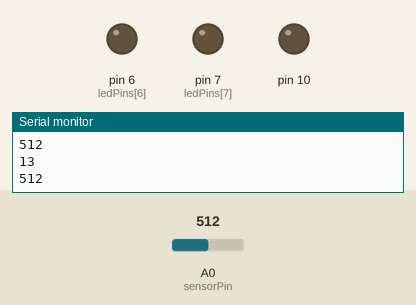
Bench run of a sketch on a simulated Arduino Uno, built with avr-gcc and run on an emulated ATmega328P. Shown: output pins drawn as LEDs (lit = HIGH), the last lines printed to the serial monitor. The test bench sets the inputs (shaded band); at power-on: A0 (sensorPin) = 512. Pins used as bus, display or sensor lines are not drawn.

Above: at 1.2 s.
1.3 s: A0 (sensorPin) set to 863
2.8 s: A0 (sensorPin) set to 887
At 4.0 s:
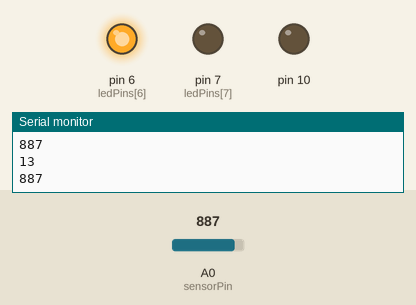
4.3 s: A0 (sensorPin) set to 992
5.8 s: A0 (sensorPin) set to 1008
At 6.2 s:
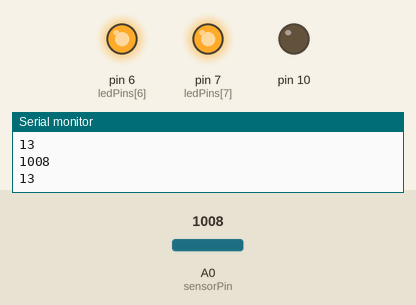
7.3 s: A0 (sensorPin) set to 990
At 8.5 s:
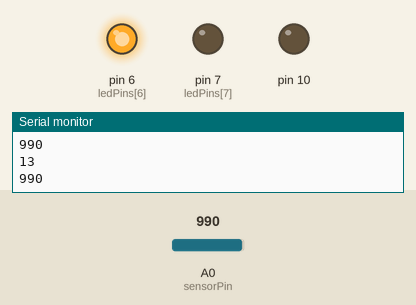
8.8 s: A0 (sensorPin) set to 1010
At 9.9 s:
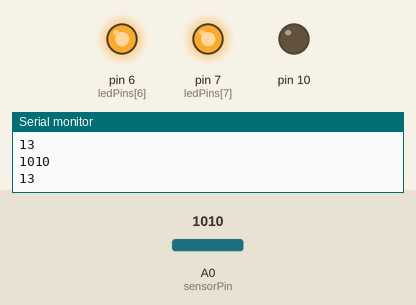
Timing chart, 0 to 11.3 s (numbered marks = the images above; inputs shaded):
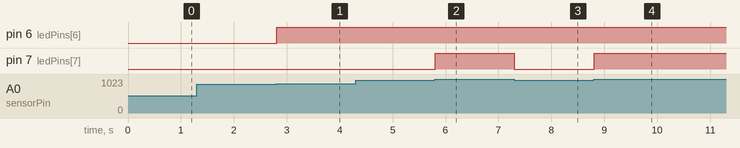

Measured:
- the behaviour switches between 875 and 876 on A0 (sensorPin) (found by bisection; images 0 and 1)
- the behaviour switches between 1000 and 1001 on A0 (sensorPin) (found by bisection; images 1 and 2)
- after the input at 2.8 s, pin 6 (ledPins[6]): LOW → HIGH at once
- after the input at 5.8 s, pin 7 (ledPins[7]): LOW → HIGH at once
- after the input at 7.3 s, pin 7 (ledPins[7]): HIGH → LOW at once
- after the input at 8.8 s, pin 7 (ledPins[7]): LOW → HIGH at once

The sketch:

Build_8.ino
```cpp
int sensorPin = A0;    // select the input pin for the potentiometer
int ledPins[ ] = {0,1,2,3,4,5,6,7};      // select the pin for the LED
int sensorValue = 0;  // variable to store the value coming from the sensor


void setup() {
for(int i = 6; i < 14; i++){         //this is a loop and will repeat eight times
      pinMode(ledPins[i], OUTPUT); //we use this to set each LED pin to output
  }  //the code this replaces is below
  Serial.begin(9600);
}


void loop() {
int delayTime = 100;
  sensorValue = analogRead(sensorPin);    // read the value from the sensor
  Serial.println(sensorValue);
/*
for(int i = 6; i < 14; i++){         //this is a loop and will repeat eight times
      digitalWrite(ledPins[i], HIGH); //we use this to set each LED pin to output
      delay(delayTime);
  }

*/


if(analogRead(sensorPin) > 125) {
  digitalWrite(ledPins[0], HIGH);
   Serial.println(13);
}
  else{
    digitalWrite(ledPins[0], LOW);
    }


if(analogRead(sensorPin) > 250) {
  digitalWrite(ledPins[1], HIGH);
   // Serial.println("250");
}
  else{
    digitalWrite(ledPins[1], LOW);
    }


if(analogRead(sensorPin) > 375) {
  digitalWrite(ledPins[2], HIGH);
  //  Serial.println("375");
}
  else{
    digitalWrite(ledPins[2], LOW);
    }


if(analogRead(sensorPin) > 500) {
  digitalWrite(ledPins[3], HIGH);
   // Serial.println("500");
}
  else{
    digitalWrite(ledPins[3], LOW);
    }


if(analogRead(sensorPin) > 625) {
  digitalWrite(ledPins[4], HIGH);
  //  Serial.println("625");
}
  else{
    digitalWrite(ledPins[4], LOW);
    }


if(analogRead(sensorPin) > 750) {
  digitalWrite(ledPins[5], HIGH);
  //  Serial.println("750");
}
  else{
    digitalWrite(ledPins[5], LOW);
    }


if(analogRead(sensorPin) > 875) {
  digitalWrite(ledPins[6], HIGH);
  //  Serial.println("875");
}
  else{
    digitalWrite(ledPins[6], LOW);
    }


if(analogRead(sensorPin) > 1000) {
  digitalWrite(ledPins[7], HIGH);
    //Serial.println("1000");
}
  else{
    digitalWrite(ledPins[7], LOW);
    }


}
```
